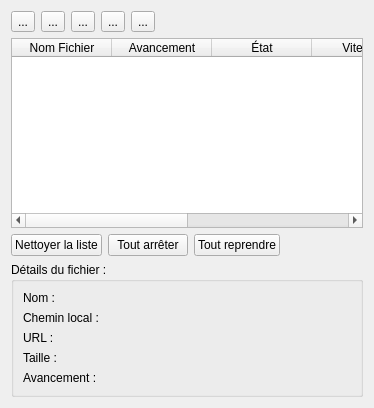
<?xml version="1.0" encoding="UTF-8"?>
<ui version="4.0">
 <class>Telechargements</class>
 <widget class="QWidget" name="Telechargements">
  <property name="geometry">
   <rect>
    <x>0</x>
    <y>0</y>
    <width>374</width>
    <height>408</height>
   </rect>
  </property>
  <layout class="QVBoxLayout" name="verticalLayout_5">
   <item>
    <layout class="QHBoxLayout" name="horizontalLayout_8">
     <item>
      <widget class="QToolButton" name="toolButton_2">
       <property name="text">
        <string>...</string>
       </property>
       <property name="icon">
        <iconset resource="images.qrc">
         <normaloff>:/button/res/button_open_24.png</normaloff>:/button/res/button_open_24.png</iconset>
       </property>
      </widget>
     </item>
     <item>
      <widget class="QToolButton" name="toolButton_5">
       <property name="text">
        <string>...</string>
       </property>
       <property name="icon">
        <iconset resource="images.qrc">
         <normaloff>:/button/res/button_copy_24.png</normaloff>:/button/res/button_copy_24.png</iconset>
       </property>
      </widget>
     </item>
     <item>
      <widget class="QToolButton" name="toolButton_4">
       <property name="text">
        <string>...</string>
       </property>
       <property name="icon">
        <iconset resource="images.qrc">
         <normaloff>:/button/res/button_start_24.png</normaloff>:/button/res/button_start_24.png</iconset>
       </property>
      </widget>
     </item>
     <item>
      <widget class="QToolButton" name="toolButton_3">
       <property name="text">
        <string>...</string>
       </property>
       <property name="icon">
        <iconset resource="images.qrc">
         <normaloff>:/button/res/button_pause_24.png</normaloff>:/button/res/button_pause_24.png</iconset>
       </property>
      </widget>
     </item>
     <item>
      <widget class="QToolButton" name="toolButton">
       <property name="text">
        <string>...</string>
       </property>
       <property name="icon">
        <iconset resource="images.qrc">
         <normaloff>:/button/res/button_remove_24.png</normaloff>:/button/res/button_remove_24.png</iconset>
       </property>
      </widget>
     </item>
     <item>
      <spacer name="horizontalSpacer_8">
       <property name="orientation">
        <enum>Qt::Horizontal</enum>
       </property>
       <property name="sizeHint" stdset="0">
        <size>
         <width>40</width>
         <height>20</height>
        </size>
       </property>
      </spacer>
     </item>
    </layout>
   </item>
   <item>
    <widget class="QTableWidget" name="downloads_table">
     <property name="editTriggers">
      <set>QAbstractItemView::NoEditTriggers</set>
     </property>
     <property name="selectionBehavior">
      <enum>QAbstractItemView::SelectRows</enum>
     </property>
     <property name="showGrid">
      <bool>false</bool>
     </property>
     <property name="columnCount">
      <number>6</number>
     </property>
     <attribute name="horizontalHeaderVisible">
      <bool>true</bool>
     </attribute>
     <attribute name="horizontalHeaderStretchLastSection">
      <bool>true</bool>
     </attribute>
     <attribute name="verticalHeaderVisible">
      <bool>false</bool>
     </attribute>
     <attribute name="verticalHeaderDefaultSectionSize">
      <number>20</number>
     </attribute>
     <column>
      <property name="text">
       <string>Nom Fichier</string>
      </property>
     </column>
     <column>
      <property name="text">
       <string>Avancement</string>
      </property>
     </column>
     <column>
      <property name="text">
       <string>État</string>
      </property>
     </column>
     <column>
      <property name="text">
       <string>Vitesse</string>
      </property>
     </column>
     <column>
      <property name="text">
       <string>Fin</string>
      </property>
     </column>
     <column>
      <property name="text">
       <string>Ajouté le</string>
      </property>
     </column>
    </widget>
   </item>
   <item>
    <layout class="QHBoxLayout" name="horizontalLayout_9">
     <item>
      <widget class="QPushButton" name="pushButton_5">
       <property name="text">
        <string>Nettoyer la liste</string>
       </property>
      </widget>
     </item>
     <item>
      <widget class="QPushButton" name="pushButton_4">
       <property name="text">
        <string>Tout arrêter</string>
       </property>
      </widget>
     </item>
     <item>
      <widget class="QPushButton" name="pushButton_3">
       <property name="text">
        <string>Tout reprendre</string>
       </property>
      </widget>
     </item>
     <item>
      <spacer name="horizontalSpacer_7">
       <property name="orientation">
        <enum>Qt::Horizontal</enum>
       </property>
       <property name="sizeHint" stdset="0">
        <size>
         <width>40</width>
         <height>20</height>
        </size>
       </property>
      </spacer>
     </item>
    </layout>
   </item>
   <item>
    <widget class="QGroupBox" name="groupBox">
     <property name="title">
      <string>Détails du fichier :</string>
     </property>
     <property name="flat">
      <bool>false</bool>
     </property>
     <layout class="QFormLayout" name="formLayout_3">
      <property name="fieldGrowthPolicy">
       <enum>QFormLayout::AllNonFixedFieldsGrow</enum>
      </property>
      <item row="0" column="0">
       <widget class="QLabel" name="label_13">
        <property name="text">
         <string>Nom :</string>
        </property>
       </widget>
      </item>
      <item row="1" column="0">
       <widget class="QLabel" name="label_14">
        <property name="text">
         <string>Chemin local :</string>
        </property>
       </widget>
      </item>
      <item row="2" column="0">
       <widget class="QLabel" name="label_15">
        <property name="text">
         <string>URL :</string>
        </property>
       </widget>
      </item>
      <item row="3" column="0">
       <widget class="QLabel" name="label_16">
        <property name="text">
         <string>Taille :</string>
        </property>
       </widget>
      </item>
      <item row="4" column="0">
       <widget class="QLabel" name="label_17">
        <property name="text">
         <string>Avancement :</string>
        </property>
       </widget>
      </item>
     </layout>
    </widget>
   </item>
  </layout>
 </widget>
 <resources>
  <include location="images.qrc"/>
 </resources>
 <connections/>
</ui>
